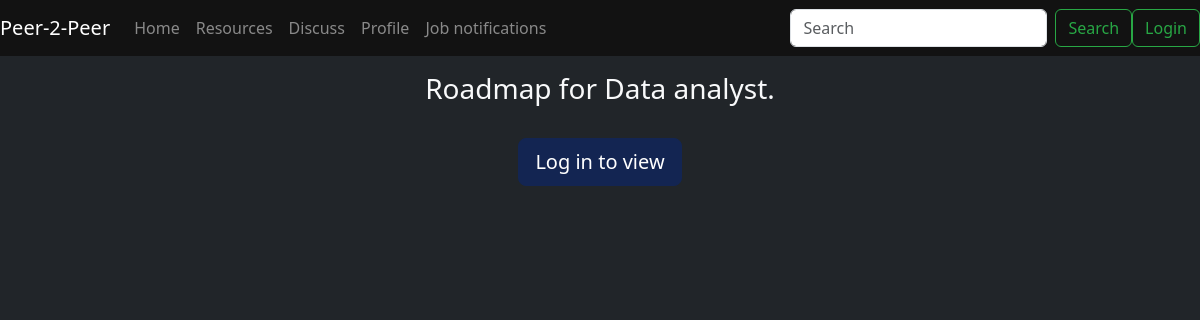
Before: /jobnotes/1/ with the older database file.
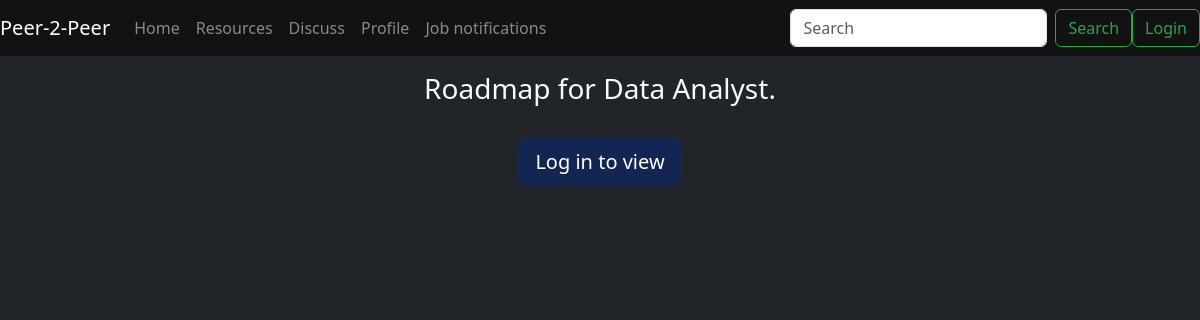
After: the same page with the newer database file.
### notes/models.py (models this page shows, shortened)
class Jobs(models.Model):
    sno = models.AutoField(primary_key=True)
    title = models.CharField(max_length=200)
    desc = models.CharField(max_length=1000)
    timeStamp =models.DateTimeField(auto_now_add=True)
    likes = models.ManyToManyField(User , related_name="notes",blank=True)

### notes/views.py (the view)
# urls.py: path('jobnotes/<int:job_id>/', views.roadmap_page, name='roadmap_page'),
def roadmap_page(request, job_id):
    job = get_object_or_404(Jobs, pk=job_id)
    roadmap = job.roadmaps.order_by('order')
    return render(request, 'notes/topic_detail.html', {'job': job, 'likes_count':job.likes.count() ,'roadmap': roadmap})

### templates/notes/topic_detail.html (shortened to what this page needs)
{% extends "home/base.html" %}
{% block body %}
<div class="container pt-3">
    <div class="text-center">
        <p class="h3">Roadmap for {{ job.title }}.</p>
    </div>
    <div class="container">
        <div class="d-flex justify-content-center align-items-center">
            {% if user.is_authenticated %}
                <div class="d-flex flex-column align-items-center">
                    <form action="{% url 'like_roadmap' job.pk %}" method="POST" class="mb-3">
                        {% csrf_token %}
                        <button type="submit" name="job_id" value="{{ job.sno }}" class="btn btn-dark btn-sm">
                            <i class="fas fa-arrow-up"></i>
                        </button>
                        <button type="button" class="btn btn-dark-outline btn-sm">
                            <span class="badge badge-dark">{{ likes_count }} Upvotes</span>
                        </button>
                    </form>
                    <div class="pt-4">
                        <div class="row">
                            {% for r in roadmap %}
                                <div class="col-md-12 mb-3">
                                    <div class="card text-white" style="width: 100%;background-color: #121212;">
                                        <div class="card-body">
                                            <h5 class="card-title">{{ r.step_title }}</h5>
                                            <p class="card-text">{{ r.desc|truncatechars:300}}</p>
                                            <p class="card-text">Follow the links below:</p>
                                            <div class="d-flex align-items-center mb-2">
                                                <a href="{{ r.article }}" class="mr-2">
                                                    <img src="https://cdn-icons-png.flaticon.com/512/1643/1643231.png" style="height: 30px;" alt="Article Icon"/>
                                                </a>
                                                <p class="card-text mb-0 mr-4">- article</p>
                                                <a href="{{ r.course }}">
                                                    <img src="https://cdn-icons-png.flaticon.com/512/777/777242.png" style="height: 30px;" alt="Course Icon"/>
                                                </a>
                                                <p class="card-text mb-0 ml-2">- free course</p>
                                            </div>
                                        </div>
                                    </div>
                                </div>
                            {% endfor %}
                        </div>
                    </div>
                </div>
            {% else %}
                <p class="text-center mt-4">
                    <a href="{% url 'login_view' %}" class="btn btn-primary btn-lg">Log in to view</a>
                </p>
            {% endif %}
        </div>
    </div>
</div>
{% endblock body %}

Changed rows visible on the page:
changed Jobs: title "Data analyst" → "Data Analyst"
